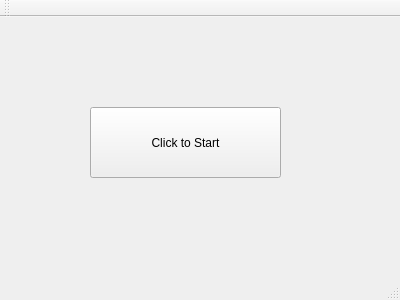
<?xml version="1.0" encoding="UTF-8"?>
<ui version="4.0">
 <class>MainWindow</class>
 <widget class="QMainWindow" name="MainWindow">
  <property name="geometry">
   <rect>
    <x>0</x>
    <y>0</y>
    <width>400</width>
    <height>300</height>
   </rect>
  </property>
  <property name="windowTitle">
   <string>MainWindow</string>
  </property>
  <widget class="QWidget" name="centralWidget">
   <widget class="QPushButton" name="toserver">
    <property name="geometry">
     <rect>
      <x>90</x>
      <y>90</y>
      <width>191</width>
      <height>71</height>
     </rect>
    </property>
    <property name="text">
     <string>Click to Start</string>
    </property>
   </widget>
  </widget>
  <widget class="QMenuBar" name="menuBar">
   <property name="geometry">
    <rect>
     <x>0</x>
     <y>0</y>
     <width>400</width>
     <height>22</height>
    </rect>
   </property>
  </widget>
  <widget class="QToolBar" name="mainToolBar">
   <attribute name="toolBarArea">
    <enum>TopToolBarArea</enum>
   </attribute>
   <attribute name="toolBarBreak">
    <bool>false</bool>
   </attribute>
  </widget>
  <widget class="QStatusBar" name="statusBar"/>
 </widget>
 <layoutdefault spacing="6" margin="11"/>
 <resources/>
 <connections/>
</ui>
